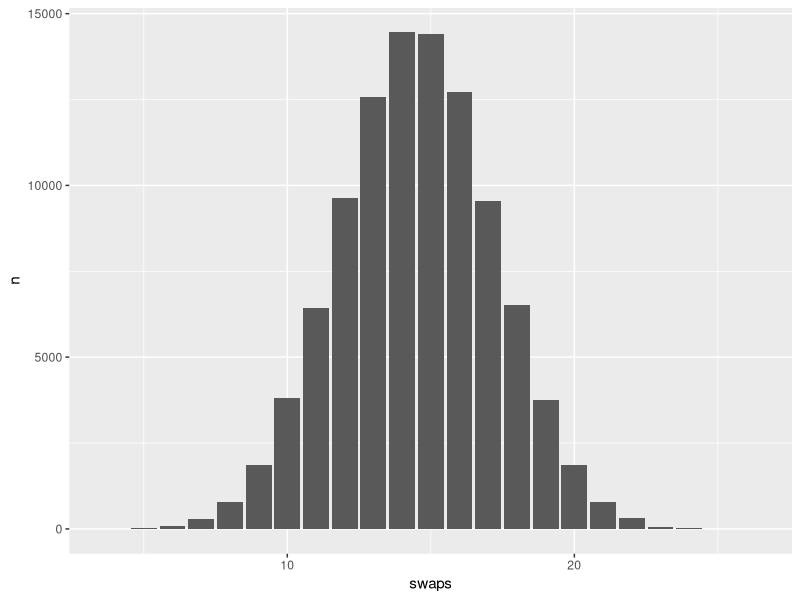

This chart was generated by the following R code:
## ---- chunk 1
knitr::opts_chunk$set(echo = TRUE)
library(tidyverse)
library(dplyr)
## ---- chunk 2
group_1 <- c(
  104, 105, 100, 91, 105, 118, 164, 168, 111, 107, 136, 149, 104, 114, 107, 95, 
  83, 114, 171, 176, 117, 107, 108, 107, 119, 126, 105, 119, 107, 131
)
group_2 <- c(
  133, 115, 84, 79, 127, 103, 109, 128, 127, 107, 94, 95, 90, 118, 124, 108, 
  87, 111, 96, 89, 106, 121, 99, 86, 115, 136, 114
)

t.test(group_1,group_2, alternative = "two.sided", paired = FALSE)
## ---- chunk 3
observed_counts <- matrix(
  c(
    31,56,23,
    104,67,12,
    24,34,42,
    19,16,8
  ),
  nrow = 4,
  byrow = T,
  dimnames = list(
    program = c("CogSci", "Psych", "Computer Science", "Philosophy"),
    preference = c("frequentist", "Bayes", "bootstrap")
    
  )
)

chisq.test(observed_counts)
## ---- chunk 4
mysterious_function <- function(vec) {
  map_lgl(
    1:(length(vec)-1),
    function(i) {vec[i] == vec[i+1]}
  ) %>% sum()
}



## ---- chunk 5
binom.test(15,30,p = 0.5, alternative = "two.sided")
## ---- chunk 6
obs_1 <- rep(c(1,0), each = 15)  
obs_2 <- rep(c(1,0), times = 15)
obs_3 <- c(1,1,1,1,0,0,0,0,0,0,1,1,1,1,0,0,0,1,1,0,0,1,1,1,1,0,0,0,0,1)


number_of_swaps <- function(vec) {
  map_lgl(
    1:(length(vec)-1),
    function(i) {vec[i] != vec[i+1]}
  ) %>% sum()
}


number_of_swaps(obs_1)
number_of_swaps(obs_2)
number_of_swaps(obs_3)
## ---- chunk 7
n_samples <- 100
sample_nr_swaps <- function(n_samples) {sample(c(1,0), size = 30, replace = T)}

swaps <- replicate(100000 ,number_of_swaps(sample_nr_swaps(n_samples)))




## ---- chunk 8

count <- tibble(swaps)
count <- count %>% count(swaps)
count

ggplot(count, aes(x = swaps, y = n)) + geom_col()
## ---- chunk 9
n_samples <- 100000
MC_sampling_p_value <- function(n_samples) {
  number_of_swaps(sample_nr_swaps(n_samples)* (1-number_of_swaps(obs_3)))/n_samples
}
MC_sampling_p_value(n_samples)


